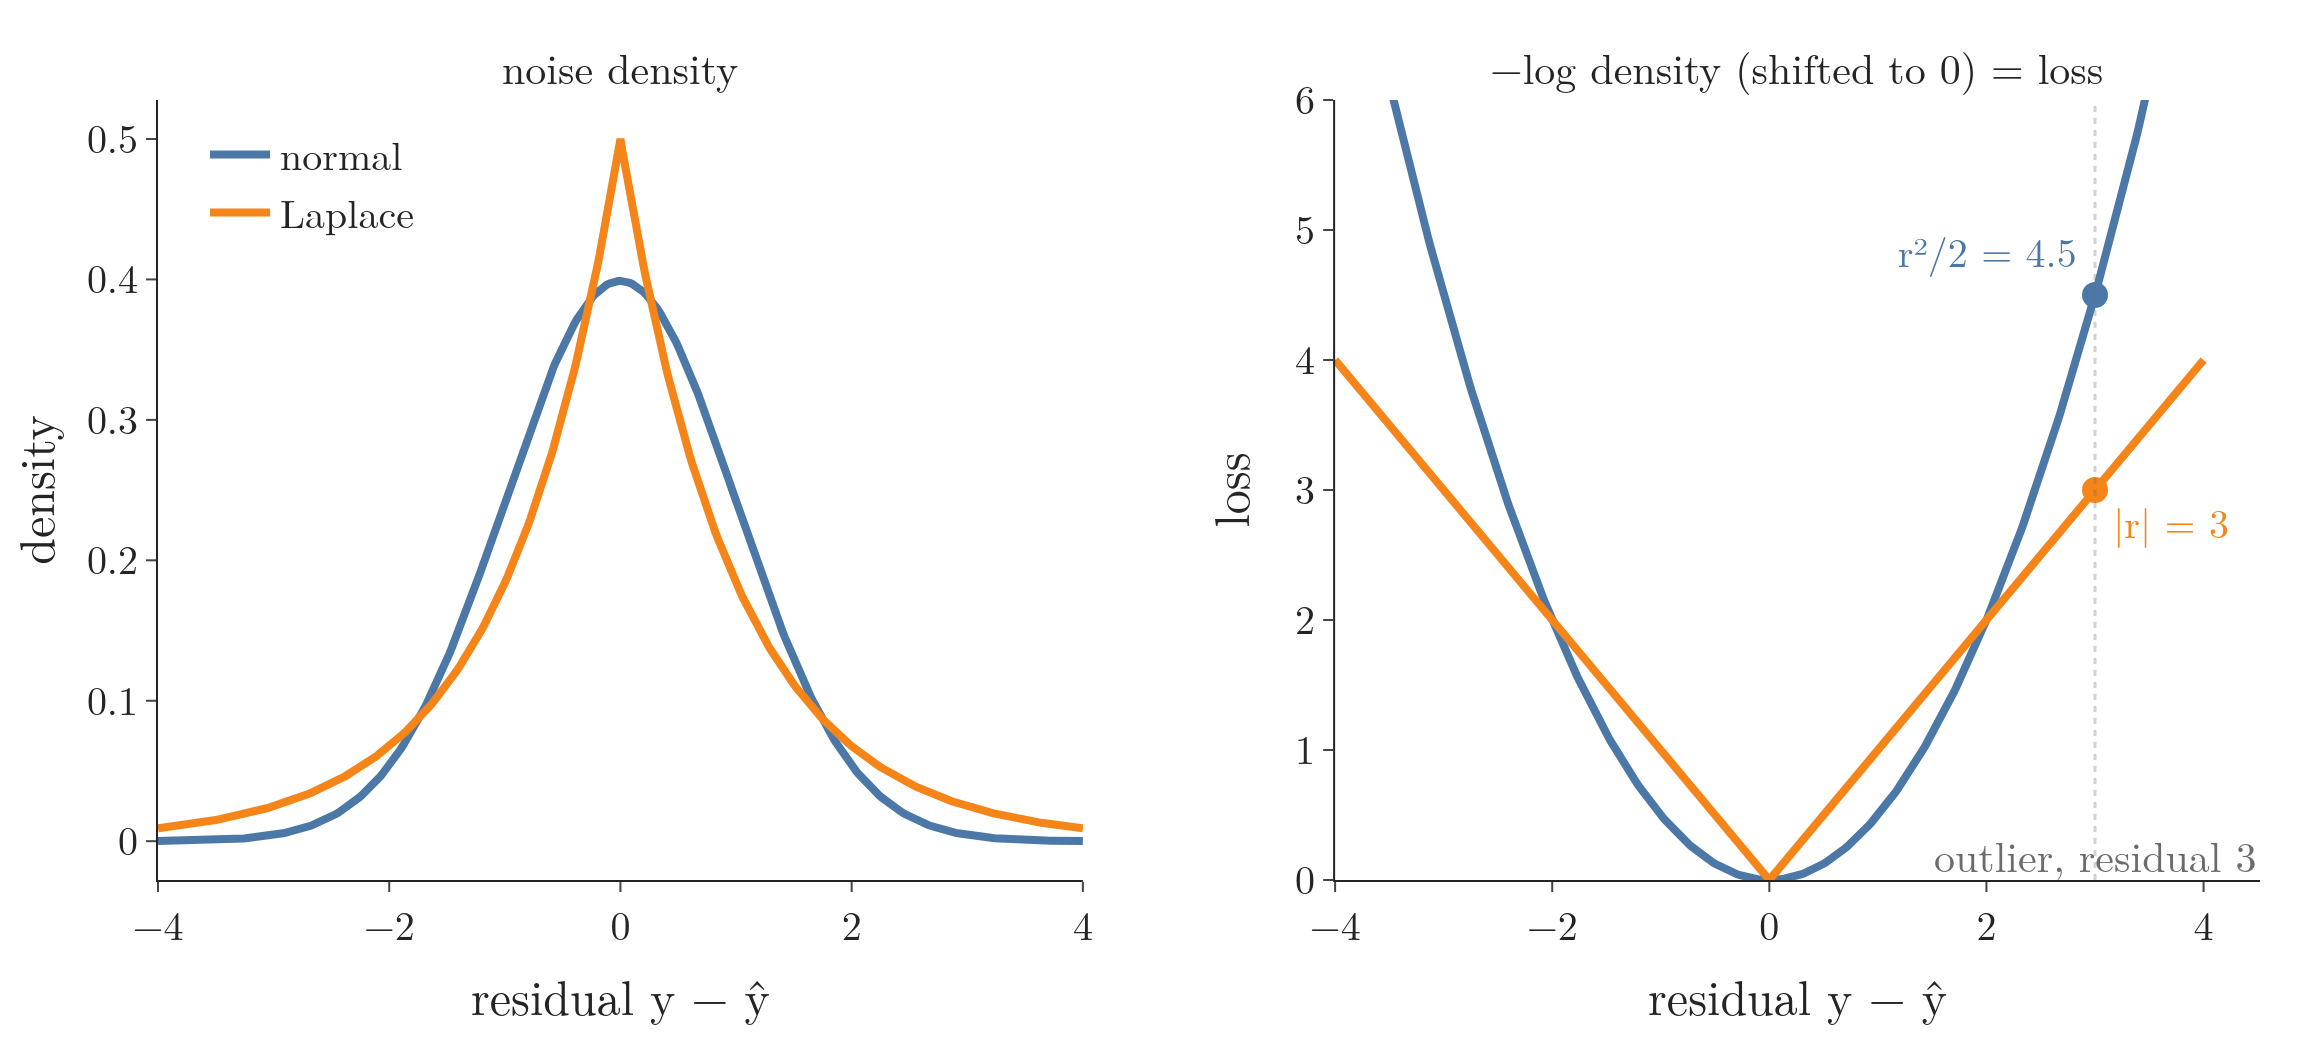

Write the Python code that produced this figure.
"""The noise distribution decides the loss (Plotly). Left: normal noise N(0, 1) and Laplace noise with b = 1. Right:
minus the log of each density, shifted so both start at 0 at residual 0: the normal gives r^2/2 (squared error), the
Laplace gives |r| (absolute error). At an outlier with residual 3 the normal NLL adds 4.5, the Laplace NLL only 3."""
from pathlib import Path

import numpy as np
import plotly.graph_objects as go
from plotly.subplots import make_subplots
from scipy import stats

HERE = Path(__file__).parent
BLUE, ORANGE, GREEN, RED, GREY = "#4C78A8", "#F58518", "#54A24B", "#E45756", "#6B6B6B"
r = np.linspace(-4, 4, 401)
nll_n = -stats.norm(0, 1).logpdf(r) + stats.norm(0, 1).logpdf(0)
nll_l = -stats.laplace(0, 1).logpdf(r) + stats.laplace(0, 1).logpdf(0)
assert np.allclose(nll_n, r ** 2 / 2) and np.allclose(nll_l, np.abs(r))
assert abs(-stats.norm.logpdf(3) + stats.norm.logpdf(0) - 4.5) < 1e-9

fig = make_subplots(rows=1, cols=2, horizontal_spacing=0.12,
                    subplot_titles=("noise density", "−log density (shifted to 0) = loss"))
for y, col, name in ((stats.norm(0, 1).pdf(r), BLUE, "normal"), (stats.laplace(0, 1).pdf(r), ORANGE, "Laplace")):
    fig.add_trace(go.Scatter(x=r, y=y, mode="lines", line=dict(color=col, width=4), name=name), 1, 1)
fig.add_trace(go.Scatter(x=r, y=nll_n, mode="lines", line=dict(color=BLUE, width=4), showlegend=False), 1, 2)
fig.add_trace(go.Scatter(x=r, y=nll_l, mode="lines", line=dict(color=ORANGE, width=4), showlegend=False), 1, 2)
fig.add_trace(go.Scatter(x=[3, 3], y=[4.5, 3], mode="markers+text", marker=dict(size=13, color=[BLUE, ORANGE]),
                         text=["r²/2 = 4.5", "|r| = 3"], textposition=["top left", "bottom right"],
                         textfont=dict(size=20, color=[BLUE, ORANGE]), showlegend=False), 1, 2)
fig.add_annotation(x=3, y=0.2, text="outlier, residual 3", showarrow=False, font=dict(size=19, color=GREY), xref="x2", yref="y2")
fig.add_vline(x=3, line=dict(color=GREY, width=1.5, dash="dot"), row=1, col=2)
fig.update_xaxes(title_text="residual y − ŷ")
fig.update_yaxes(title_text="density", row=1, col=1)
fig.update_yaxes(title_text="loss", range=[0, 6], row=1, col=2)
fig.update_layout(template="simple_white", width=1150, height=520, font=dict(family="Latin Modern Roman", size=20),
                  legend=dict(x=0.02, y=0.98), margin=dict(l=70, r=20, t=50, b=60))
fig.update_annotations(font_size=21)
fig.write_image(HERE / "gauss_vs_laplace.png", scale=2)
fig.write_image(HERE / "gauss_vs_laplace.pdf")
